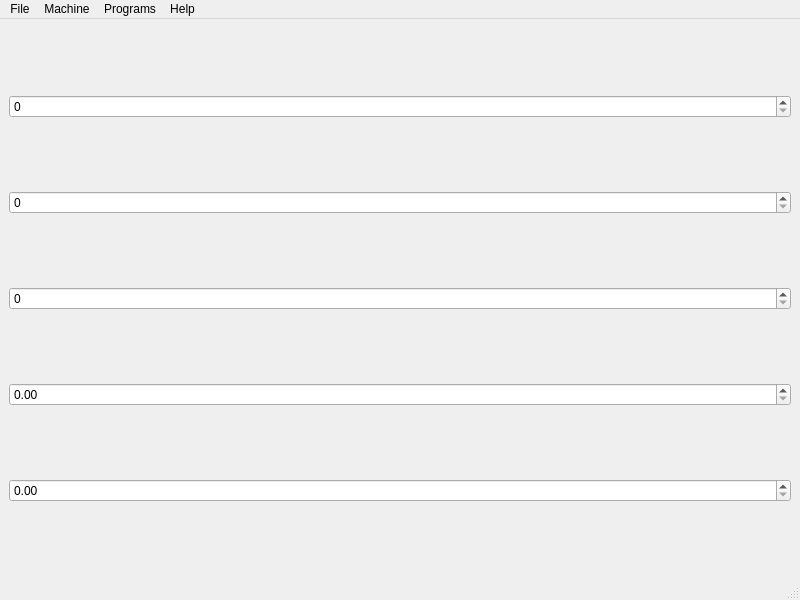
<?xml version="1.0" encoding="UTF-8"?>
<ui version="4.0">
 <class>MainWindow</class>
 <widget class="QMainWindow" name="MainWindow">
  <property name="geometry">
   <rect>
    <x>0</x>
    <y>0</y>
    <width>800</width>
    <height>600</height>
   </rect>
  </property>
  <property name="windowTitle">
   <string>MainWindow</string>
  </property>
  <widget class="QWidget" name="centralwidget">
   <layout class="QVBoxLayout" name="verticalLayout">
    <item>
     <widget class="QSpinBox" name="spinBox"/>
    </item>
    <item>
     <widget class="QSpinBox" name="spinBox_3"/>
    </item>
    <item>
     <widget class="QSpinBox" name="spinBox_2"/>
    </item>
    <item>
     <widget class="QDoubleSpinBox" name="doubleSpinBox_2"/>
    </item>
    <item>
     <widget class="QDoubleSpinBox" name="doubleSpinBox"/>
    </item>
   </layout>
  </widget>
  <widget class="QMenuBar" name="menubar">
   <property name="geometry">
    <rect>
     <x>0</x>
     <y>0</y>
     <width>800</width>
     <height>24</height>
    </rect>
   </property>
   <widget class="QMenu" name="menuFile">
    <property name="title">
     <string>File</string>
    </property>
   </widget>
   <widget class="QMenu" name="menuMachine">
    <property name="title">
     <string>Machine</string>
    </property>
   </widget>
   <widget class="QMenu" name="menuPrograms">
    <property name="title">
     <string>Programs</string>
    </property>
   </widget>
   <widget class="QMenu" name="menuHelp">
    <property name="title">
     <string>Help</string>
    </property>
   </widget>
   <addaction name="menuFile"/>
   <addaction name="menuMachine"/>
   <addaction name="menuPrograms"/>
   <addaction name="menuHelp"/>
  </widget>
  <widget class="QStatusBar" name="statusbar"/>
 </widget>
 <resources/>
 <connections/>
</ui>
